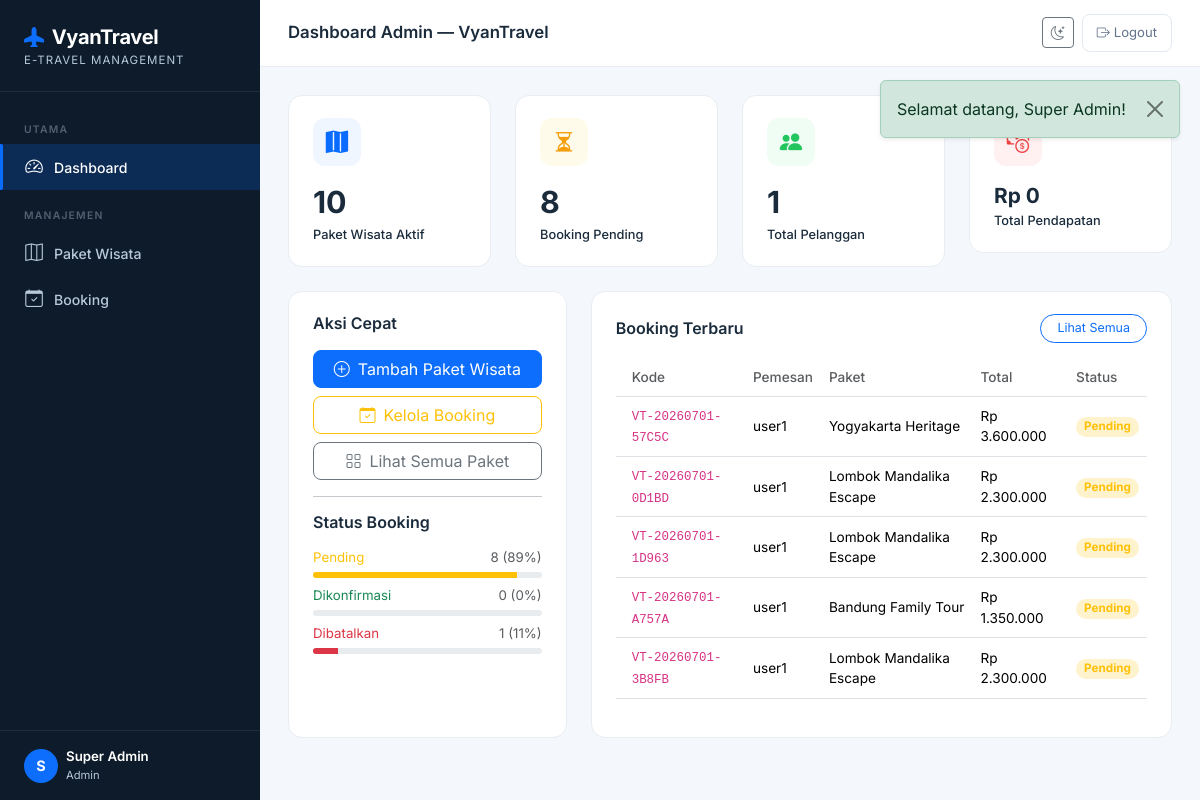
The page /admin/dashboard (signed in) on the database its author committed.
### tables this page shows
CREATE TABLE `bookings` (
  `id` int(10) UNSIGNED NOT NULL,
  `kode_booking` varchar(20) NOT NULL,
  `user_id` int(10) UNSIGNED NOT NULL,
  `paket_id` int(10) UNSIGNED NOT NULL,
  `tanggal_pesan` date NOT NULL,
  `tanggal_berangkat` date NOT NULL,
  `jumlah_peserta` tinyint(3) UNSIGNED DEFAULT 1,
  `total_harga` decimal(14,2) NOT NULL,
  `status` enum('pending','dikonfirmasi','dibatalkan') DEFAULT 'pending',
  `catatan` text DEFAULT NULL,
  `pdf_path` varchar(255) DEFAULT NULL,
  `created_at` timestamp NOT NULL DEFAULT current_timestamp()
);

CREATE TABLE `users` (
  `id` int(10) UNSIGNED NOT NULL,
  `nama_lengkap` varchar(100) NOT NULL,
  `email` varchar(150) NOT NULL,
  `password` varchar(255) NOT NULL,
  `no_telp` varchar(20) DEFAULT NULL,
  `role` enum('admin','pelanggan') NOT NULL DEFAULT 'pelanggan',
  `created_at` timestamp NOT NULL DEFAULT current_timestamp(),
  `updated_at` timestamp NOT NULL DEFAULT current_timestamp() ON UPDATE current_timestamp()
);

CREATE TABLE `paket_wisata` (
  `id` int(10) UNSIGNED NOT NULL,
  `nama_paket` varchar(150) NOT NULL,
  `destinasi` varchar(150) NOT NULL,
  `harga` decimal(12,2) NOT NULL,
  `deskripsi` text DEFAULT NULL,
  `foto` varchar(255) DEFAULT NULL,
  `durasi_hari` tinyint(3) UNSIGNED DEFAULT 1,
  `kuota` smallint(5) UNSIGNED DEFAULT 10,
  `status` enum('aktif','nonaktif') DEFAULT 'aktif',
  `created_at` timestamp NOT NULL DEFAULT current_timestamp(),
  `updated_at` timestamp NOT NULL DEFAULT current_timestamp() ON UPDATE current_timestamp()
);

### app/Core/BaseController.php (called while the page is built, shortened)
<?php
    abstract class BaseController {
    protected function view(string $view, array $data = [], string $layout = 'layouts/main'): void {
        extract($data, EXTR_SKIP);
        $viewFile   = APP_PATH . '/Views/' . $view . '.php';
        require $viewFile;
    }
}

### app/Controllers/AdminController.php (called while the page is built, shortened)
<?php
require_once APP_PATH . '/Core/BaseController.php';
require_once APP_PATH . '/Models/PaketWisataModel.php';
require_once APP_PATH . '/Models/BookingModel.php';
require_once APP_PATH . '/Models/UserModel.php';
class AdminController extends BaseController {
    private PaketWisataModel $paketModel;
    private BookingModel     $bookingModel;
    private UserModel        $userModel;
    public function __construct() {
        $this->paketModel   = new PaketWisataModel();
        $this->bookingModel = new BookingModel();
        $this->userModel    = new UserModel();
    }
    public function dashboard(): void {
        $data = [
            'title'         => 'Dashboard Admin — ' . APP_NAME,
            'total_paket'   => $this->paketModel->countActive(),
            'booking_stats' => $this->bookingModel->countByStatus(),
            'total_user'    => count($this->userModel->getAll('pelanggan')),
            'pendapatan'    => $this->bookingModel->totalPendapatan(),
            'recent_booking'=> array_slice($this->bookingModel->getAll(), 0, 5),
        ];
        $this->view('admin/dashboard', $data);
    }
}

### public/index.php (called while the page is built, shortened)
<?php
require_once ROOT_PATH . '/config/Database.php';
require_once ROOT_PATH . '/app/Core/Router.php';
require_once ROOT_PATH . '/app/Core/BaseController.php';
$router = new Router();
$router->get('/',          ['AuthController', 'showLogin']);
$router->get('/login',     ['AuthController', 'showLogin']);
$router->post('/login',    ['AuthController', 'login']);
$router->get('/register',  ['AuthController', 'showRegister']);
$router->post('/register', ['AuthController', 'register']);
$router->get('/logout',    ['AuthController', 'logout']);
$router->get('/admin/dashboard',                ['AdminController', 'dashboard']);
$router->get('/admin/paket',                    ['AdminController', 'paketIndex']);
$router->get('/admin/paket/create',             ['AdminController', 'paketCreate']);
$router->post('/admin/paket/store',             ['AdminController', 'paketStore']);
$router->get('/admin/paket/:id/edit',           ['AdminController', 'paketEdit']);
$router->post('/admin/paket/:id/update',        ['AdminController', 'paketUpdate']);
$router->post('/admin/paket/:id/delete',        ['AdminController', 'paketDelete']);
$router->get('/admin/booking',                  ['AdminController', 'bookingIndex']);
$router->post('/admin/booking/:id/status',      ['AdminController', 'bookingUpdateStatus']);
$router->get('/pelanggan/dashboard',            ['PelangganController', 'dashboard']);
$router->get('/pelanggan/paket',                ['PelangganController', 'paketList']);
$router->get('/pelanggan/paket/:id',            ['PelangganController', 'paketDetail']);
$router->post('/pelanggan/booking/store',       ['PelangganController', 'bookingStore']);
$router->get('/pelanggan/booking',              ['PelangganController', 'bookingList']);
$router->get('/pelanggan/booking/:id/hotel',    ['PelangganController', 'hotelOptions']);
$router->post('/pelanggan/hotel-booking/store', ['PelangganController', 'hotelBookingStore']);
$router->get('/pelanggan/booking/:id/download', ['PelangganController', 'downloadTiket']);
$router->dispatch(
    $_SERVER['REQUEST_METHOD'],
    $_SERVER['REQUEST_URI']
);

### config/Database.php (called while the page is built, shortened)
<?php
class Database {
    private static ?PDO $instance = null;
    private static string $host   = 'localhost';
    private static string $db     = 'vyantravel_db';
    private static string $user   = 'root';
    private static string $pass   = '';
    private static string $charset = 'utf8mb4';
    public static function getConnection(): PDO {
        if (self::$instance === null) {
            $dsn = "mysql:host=" . self::$host
                 . ";dbname=" . self::$db
                 . ";charset=" . self::$charset;
            $options = [
                PDO::ATTR_ERRMODE            => PDO::ERRMODE_EXCEPTION,
                PDO::ATTR_DEFAULT_FETCH_MODE => PDO::FETCH_ASSOC,
                PDO::ATTR_EMULATE_PREPARES   => false,
            ];
            try {
                self::$instance = new PDO($dsn, self::$user, self::$pass, $options);
            } catch (PDOException $e) {
                error_log("DB Connection Error: " . $e->getMessage());
                http_response_code(500);
                die(json_encode(['error' => 'Koneksi database gagal. Silakan coba lagi nanti.']));
            }
        }
        return self::$instance;
    }
}

### app/Models/PaketWisataModel.php (called while the page is built, shortened)
<?php
require_once ROOT_PATH . '/config/Database.php';
class PaketWisataModel {
    private PDO $db;
    public function __construct() {
        $this->db = Database::getConnection();
    }
    public function countActive(): int {
        $stmt = $this->db->query(
            "SELECT COUNT(*) FROM paket_wisata WHERE status = 'aktif'"
        );
        return (int) $stmt->fetchColumn();
    }
}

### app/Models/BookingModel.php (called while the page is built, shortened)
<?php
require_once ROOT_PATH . '/config/Database.php';
class BookingModel {
    private PDO $db;
    public function __construct() {
        $this->db = Database::getConnection();
    }
    public function getAll(): array {
        return $this->db->query(
            "SELECT b.*, p.nama_paket, p.destinasi, u.nama_lengkap, u.email
               FROM bookings b
               JOIN paket_wisata p ON b.paket_id = p.id
               JOIN users        u ON b.user_id  = u.id
              ORDER BY b.created_at DESC"
        )->fetchAll();
    }
    public function countByStatus(): array {
        $stmt = $this->db->query(
            "SELECT status, COUNT(*) AS jumlah FROM bookings GROUP BY status"
        );
        $result = ['pending' => 0, 'dikonfirmasi' => 0, 'dibatalkan' => 0];
        foreach ($stmt->fetchAll() as $row) {
            $result[$row['status']] = (int) $row['jumlah'];
        }
        return $result;
    }
    public function totalPendapatan(): string {
        $stmt = $this->db->query(
            "SELECT COALESCE(SUM(total_harga), 0) FROM bookings WHERE status = 'dikonfirmasi'"
        );
        return (string) $stmt->fetchColumn();
    }
}

### app/Models/UserModel.php (called while the page is built, shortened)
<?php
require_once ROOT_PATH . '/config/Database.php';
class UserModel {
    private PDO $db;
    public function __construct() {
        $this->db = Database::getConnection();
    }
    public function getAll(string $role = ''): array {
        if ($role) {
            $stmt = $this->db->prepare(
                "SELECT id, nama_lengkap, email, no_telp, role, created_at
                   FROM users
                  WHERE role = :role
                  ORDER BY created_at DESC"
            );
            $stmt->execute([':role' => $role]);
        } else {
            $stmt = $this->db->query(
                "SELECT id, nama_lengkap, email, no_telp, role, created_at
                   FROM users
                  ORDER BY created_at DESC"
            );
        }
        return $stmt->fetchAll();
    }
}

### app/Views/admin/dashboard.php (the view)
<?php
$booking_stats = $booking_stats ?? ['pending' => 0, 'dikonfirmasi' => 0, 'dibatalkan' => 0];
$total_user = $total_user ?? 0;
$pendapatan = $pendapatan ?? 0;
?>
<div class="row g-4 mb-4">
    <div class="col-sm-6 col-xl-3">
        <div class="stat-card">
            <div class="icon-wrap" style="background:#EFF6FF">
                <i class="bi bi-map-fill" style="color:#0A6CFF"></i>
            </div>
            <div class="stat-value"><?= $total_paket ?? 0 ?></div>
            <div class="stat-label">Paket Wisata Aktif</div>
        </div>
    </div>
    <div class="col-sm-6 col-xl-3">
        <div class="stat-card">
            <div class="icon-wrap" style="background:#FFFBEB">
                <i class="bi bi-hourglass-split" style="color:#F59E0B"></i>
            </div>
            <div class="stat-value"><?= $booking_stats['pending'] ?></div>
            <div class="stat-label">Booking Pending</div>
        </div>
    </div>
    <div class="col-sm-6 col-xl-3">
        <div class="stat-card">
            <div class="icon-wrap" style="background:#F0FDF4">
                <i class="bi bi-people-fill" style="color:#22C55E"></i>
            </div>
            <div class="stat-value"><?= $total_user ?></div>
            <div class="stat-label">Total Pelanggan</div>
        </div>
    </div>
    <div class="col-sm-6 col-xl-3">
        <div class="stat-card">
            <div class="icon-wrap" style="background:#FFF1F2">
                <i class="bi bi-cash-coin" style="color:#EF4444"></i>
            </div>
            <div class="stat-value" style="font-size:1.3rem">
                Rp <?= number_format((float)$pendapatan, 0, ',', '.') ?>
            </div>
            <div class="stat-label">Total Pendapatan</div>
        </div>
    </div>
</div>
<div class="row g-4">
    <div class="col-lg-4">
        <div class="stat-card h-100">
            <h6 class="fw-600 mb-3" style="color:#1A2B3C;font-weight:600">Aksi Cepat</h6>
            <div class="d-grid gap-2">
                <a href="<?= BASE_URL ?>/admin/paket/create" class="btn btn-primary rounded-3">
                    <i class="bi bi-plus-circle me-2"></i>Tambah Paket Wisata
                </a>
                <a href="<?= BASE_URL ?>/admin/booking" class="btn btn-outline-warning rounded-3">
                    <i class="bi bi-calendar-check me-2"></i>Kelola Booking
                </a>
                <a href="<?= BASE_URL ?>/admin/paket" class="btn btn-outline-secondary rounded-3">
                    <i class="bi bi-grid me-2"></i>Lihat Semua Paket
                </a>
            </div>
            <hr class="my-3">
            <h6 class="fw-600 mb-3" style="color:#1A2B3C;font-weight:600">Status Booking</h6>
            <?php
            $total_booking = array_sum($booking_stats);
            foreach (['pending' => ['warning','Pending'], 'dikonfirmasi' => ['success','Dikonfirmasi'], 'dibatalkan' => ['danger','Dibatalkan']] as $key => [$color, $label]):
                $pct = $total_booking > 0 ? round($booking_stats[$key] / $total_booking * 100) : 0;
            ?>
            <div class="mb-2">
                <div class="d-flex justify-content-between mb-1" style="font-size:.83rem">
                    <span class="text-<?= $color ?>"><?= $label ?></span>
                    <span class="text-muted"><?= $booking_stats[$key] ?> (<?= $pct ?>%)</span>
                </div>
                <div class="progress" style="height:6px;border-radius:10px">
                    <div class="progress-bar bg-<?= $color ?>" style="width:<?= $pct ?>%"></div>
                </div>
            </div>
            <?php endforeach; ?>
        </div>
    </div>
    <div class="col-lg-8">
        <div class="stat-card h-100">
            <div class="d-flex justify-content-between align-items-center mb-3">
                <h6 style="font-weight:600;color:#1A2B3C;margin:0">Booking Terbaru</h6>
                <a href="<?= BASE_URL ?>/admin/booking" class="btn btn-sm btn-outline-primary rounded-pill px-3"
                   style="font-size:.78rem">Lihat Semua</a>
            </div>
            <div class="table-responsive">
                <table class="table table-hover align-middle" style="font-size:.85rem">
                    <thead>
                        <tr style="background:#F8FAFC">
                            <th class="py-2 ps-3 text-muted fw-500" style="font-weight:500">Kode</th>
                            <th class="py-2 text-muted fw-500" style="font-weight:500">Pemesan</th>
                            <th class="py-2 text-muted fw-500" style="font-weight:500">Paket</th>
                            <th class="py-2 text-muted fw-500" style="font-weight:500">Total</th>
                            <th class="py-2 text-muted fw-500" style="font-weight:500">Status</th>
                        </tr>
                    </thead>
                    <tbody>
                    <?php if (empty($recent_booking)): ?>
                        <tr><td colspan="5" class="text-center text-muted py-4">Belum ada booking.</td></tr>
                    <?php else: ?>
                        <?php foreach ($recent_booking as $b): ?>
                        <tr>
                            <td class="ps-3"><code style="font-size:.78rem"><?= htmlspecialchars($b['kode_booking']) ?></code></td>
                            <td><?= htmlspecialchars($b['nama_lengkap']) ?></td>
                            <td><?= htmlspecialchars($b['nama_paket']) ?></td>
                            <td>Rp <?= number_format($b['total_harga'], 0, ',', '.') ?></td>
                            <td>
                                <?php
                                $statusMap = ['pending'=>'warning','dikonfirmasi'=>'success','dibatalkan'=>'danger'];
                                $sc = $statusMap[$b['status']] ?? 'secondary';
                                ?>
                                <span class="badge bg-<?= $sc ?>-subtle text-<?= $sc ?> rounded-pill px-2" style="font-size:.73rem">
                                    <?= ucfirst($b['status']) ?>
                                </span>
                            </td>
                        </tr>
                        <?php endforeach; ?>
                    <?php endif; ?>
                    </tbody>
                </table>
            </div>
        </div>
    </div>
</div>

### app/Core/Router.php (shortened to what this page needs)
<?php
class Router {
    private array $routes = [];
    public function get(string $path, array $handler): void {
        $this->routes['GET'][$path] = $handler;
    }
    public function post(string $path, array $handler): void {
        $this->routes['POST'][$path] = $handler;
    }
    public function dispatch(string $method, string $uri): void {
        $uri = strtok($uri, '?');
        $uri = urldecode($uri);
        $base = rtrim(dirname($_SERVER['SCRIPT_NAME']), '/');
        $uri  = '/' . ltrim(substr($uri, strlen($base)), '/');
        $uri  = ($uri === '') ? '/' : $uri;
        $routes = $this->routes[$method] ?? [];
        foreach ($routes as $route => $handler) {
            $pattern = preg_replace('#:([a-zA-Z0-9_]+)#', '(?P<$1>[^/]+)', $route);
            $pattern = '#^' . $pattern . '$#';
            if (preg_match($pattern, $uri, $matches)) {
                [$controllerClass, $methodName] = $handler;
                $params = array_filter($matches, 'is_string', ARRAY_FILTER_USE_KEY);
                $ctrl   = new $controllerClass();
                $ctrl->$methodName(...array_values($params));
                return;
            }
        }
    }
}

### rows shown on the page
bookings: kode_booking "VT-20260701-57C5C", user.nama_lengkap "user1", paket.nama_paket "Yogyakarta Heritage", total_harga "3.600.000", status "Pending"
bookings: kode_booking "VT-20260701-0D1BD", user.nama_lengkap "user1", paket.nama_paket "Lombok Mandalika Escape", total_harga "2.300.000", status "Pending"
bookings: kode_booking "VT-20260701-1D963", user.nama_lengkap "user1", paket.nama_paket "Lombok Mandalika Escape", total_harga "2.300.000", status "Pending"
bookings: kode_booking "VT-20260701-A757A", user.nama_lengkap "user1", paket.nama_paket "Bandung Family Tour", total_harga "1.350.000", status "Pending"
bookings: kode_booking "VT-20260701-3B8FB", user.nama_lengkap "user1", paket.nama_paket "Lombok Mandalika Escape", total_harga "2.300.000", status "Pending"

### other values the page prints
$label "Pending"
$booking_stats[$key] "8"
$pct "89"
$label "Dikonfirmasi"
$booking_stats[$key] "0"
$pct "0"
$label "Dibatalkan"
$booking_stats[$key] "1"
$pct "11"
